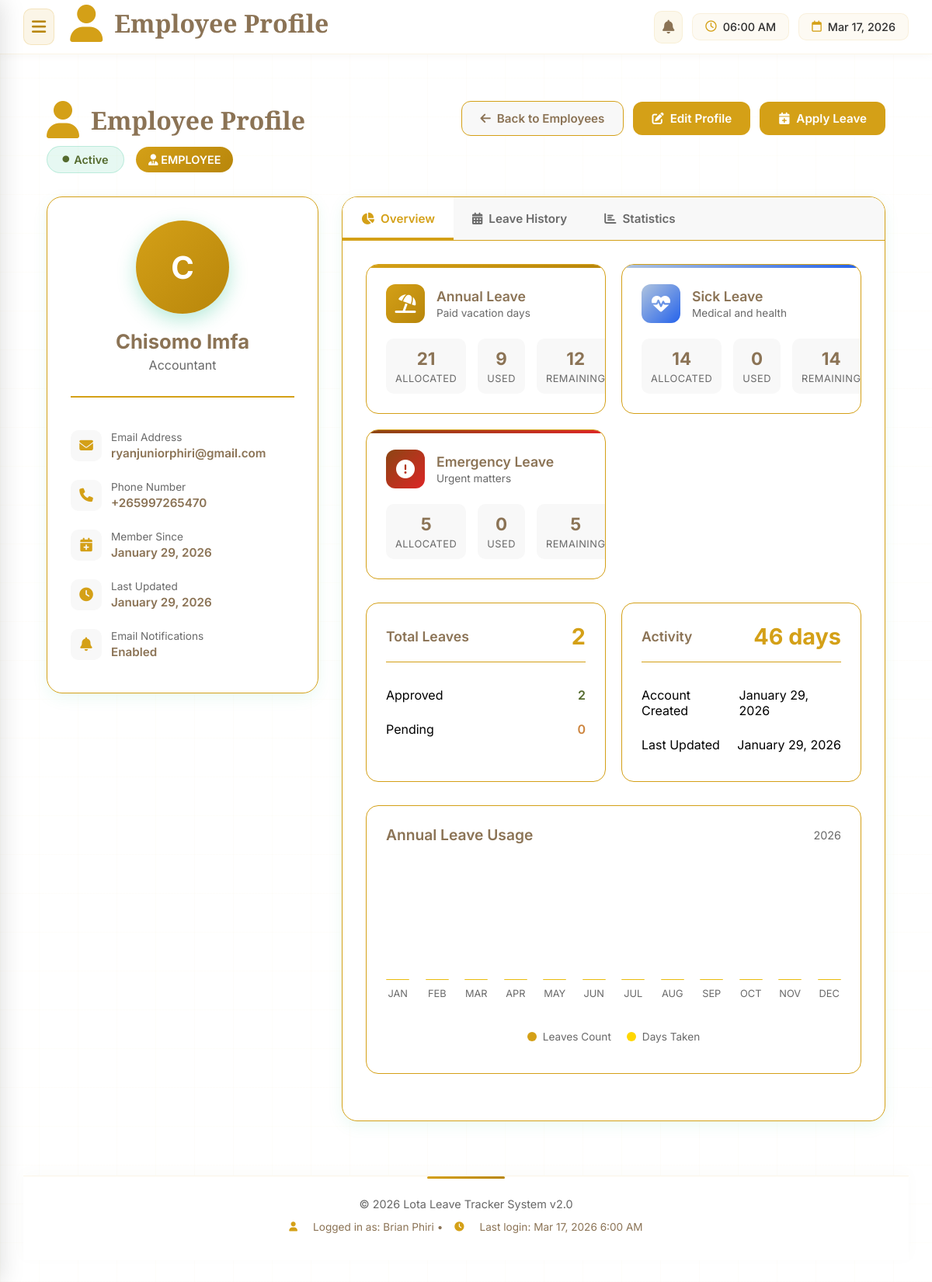
Screenshot of /view-employee.php?id=11 (signed in) with the database file from the repository.
### tables this page shows
CREATE TABLE `users` (
  `id` int(11) NOT NULL,
  `email` varchar(100) NOT NULL,
  `password` varchar(255) NOT NULL,
  `last_login` timestamp NULL DEFAULT NULL,
  `last_activity` timestamp NULL DEFAULT NULL,
  `full_name` varchar(100) NOT NULL,
  `role` enum('admin','ceo','employee') DEFAULT 'employee',
  `department` varchar(50) DEFAULT NULL,
  `position` varchar(50) DEFAULT NULL,
  `phone` varchar(20) DEFAULT NULL,
  `status` enum('active','inactive','pending') DEFAULT 'active',
  `password_change_required` tinyint(1) DEFAULT 0,
  `annual_leave_days` int(11) DEFAULT 21,
  `sick_leave_days` int(11) DEFAULT 14,
  `emergency_leave_days` int(11) DEFAULT 5,
  `created_at` timestamp NOT NULL DEFAULT current_timestamp(),
  `updated_at` timestamp NOT NULL DEFAULT current_timestamp() ON UPDATE current_timestamp(),
  `google_forms_email` varchar(100) DEFAULT NULL,
  `email_notifications` tinyint(1) DEFAULT 1,
  `leave_policy_id` int(11) DEFAULT NULL
);

### view-employee.php (the view, shortened to what the rows shown need)
<?php
$page_title = "Employee Profile";
require_once __DIR__ . '/includes/header.php';
$employee_id = intval($_GET['id']);
$pdo = getPDOConnection();
$employee = null;
$leave_balance = [];
if ($pdo) {
    try {
        $stmt = $pdo->prepare("
            SELECT
                u.*,
                DATE_FORMAT(u.created_at, '%M %d, %Y') as formatted_created,
                DATE_FORMAT(u.updated_at, '%M %d, %Y') as formatted_updated,
                DATE_FORMAT(u.last_login, '%M %d, %Y %h:%i %p') as formatted_last_login,
                (SELECT COUNT(*) FROM leaves WHERE user_id = u.id AND status = 'approved' AND YEAR(created_at) = YEAR(CURDATE())) as total_approved_leaves,
                (SELECT COUNT(*) FROM leaves WHERE user_id = u.id AND status = 'pending') as total_pending_leaves,
                (SELECT COUNT(*) FROM leaves WHERE user_id = u.id) as total_leaves
            FROM users u
            WHERE u.id = ? AND (u.role = 'employee' OR u.role = 'ceo')
        ");
        $stmt->execute([$employee_id]);
        $employee = $stmt->fetch(PDO::FETCH_ASSOC);
        $stmt = $pdo->prepare("
            SELECT
                SUM(CASE WHEN leave_type_id = 1 AND status = 'approved' THEN total_days ELSE 0 END) as used_annual,
                SUM(CASE WHEN leave_type_id = 2 AND status = 'approved' THEN total_days ELSE 0 END) as used_sick,
                SUM(CASE WHEN leave_type_id = 3 AND status = 'approved' THEN total_days ELSE 0 END) as used_emergency
            FROM leaves
            WHERE user_id = ? AND YEAR(created_at) = YEAR(CURDATE())
        ");
        $stmt->execute([$employee_id]);
        $used_leaves = $stmt->fetch(PDO::FETCH_ASSOC);
        $leave_balance = [
            'annual' => [
                'allocated' => $employee['annual_leave_days'],
                'used' => $used_leaves['used_annual'] ?? 0,
                'remaining' => $employee['annual_leave_days'] - ($used_leaves['used_annual'] ?? 0)
            ],
            'sick' => [
                'allocated' => $employee['sick_leave_days'],
                'used' => $used_leaves['used_sick'] ?? 0,
                'remaining' => $employee['sick_leave_days'] - ($used_leaves['used_sick'] ?? 0)
            ],
            'emergency' => [
                'allocated' => $employee['emergency_leave_days'],
                'used' => $used_leaves['used_emergency'] ?? 0,
                'remaining' => $employee['emergency_leave_days'] - ($used_leaves['used_emergency'] ?? 0)
            ]
        ];
    } catch (PDOException $e) {
        error_log("Error fetching employee details: " . $e->getMessage());
    }
}
?>
<div class="content-area">
    <div class="profile-container">
        <div class="page-header">
            <div>
                <h1 class="page-title">
                    <i class="fas fa-user"></i>
                    <?php echo $page_title; ?>
                </h1>
                <div class="employee-status">
                    <span class="status-badge <?php echo $employee['status'] === 'active' ? 'status-active' : 'status-inactive'; ?>">
                        <i class="fas fa-circle" style="font-size: 0.6em;"></i>
                        <?php echo ucfirst($employee['status']); ?>
                    </span>
                    <span class="role-badge">
                        <i class="fas fa-<?php echo $employee['role'] === 'ceo' ? 'crown' : 'user-tie'; ?>"></i>
                        <?php echo strtoupper($employee['role']); ?>
                    </span>
                </div>
            </div>
        </div>
        <div class="profile-grid">
            <div class="profile-card">
                <div class="profile-header">
                    <div class="profile-avatar">
                        <?php echo strtoupper(substr($employee['full_name'], 0, 1)); ?>
                    </div>
                    <div class="profile-name"><?php echo htmlspecialchars($employee['full_name']); ?></div>
                    <div class="profile-position"><?php echo htmlspecialchars($employee['position'] ?? 'Not specified'); ?></div>
                </div>
                <div class="profile-info">
                    <div class="info-item">
                        <div class="info-content">
                            <div class="info-label">Email Address</div>
                            <div class="info-value"><?php echo htmlspecialchars($employee['email']); ?></div>
                        </div>
                    </div>
                    <?php if ($employee['phone']): ?>
                    <div class="info-item">
                        <div class="info-icon">
                            <i class="fas fa-phone"></i>
                        </div>
                        <div class="info-content">
                            <div class="info-label">Phone Number</div>
                            <div class="info-value"><?php echo htmlspecialchars($employee['phone']); ?></div>
                        </div>
                    </div>
                    <?php endif; ?>
                </div>
            </div>
            <div class="profile-tabs">
                <div id="overviewTab" class="tab-content active">
                    <div class="balance-cards">
                        <div class="balance-card sick">
                            <div class="balance-stats">
                                <div class="stat-item">
                                    <div class="stat-value"><?php echo $leave_balance['sick']['allocated']; ?></div>
                                    <div class="stat-label">Allocated</div>
                                </div>
                                <div class="stat-item">
                                    <div class="stat-value"><?php echo $leave_balance['sick']['remaining']; ?></div>
                                    <div class="stat-label">Remaining</div>
                                </div>
                            </div>
                        </div>
                        <div class="balance-card emergency">
                            <div class="balance-stats">
                                <div class="stat-item">
                                    <div class="stat-value"><?php echo $leave_balance['emergency']['allocated']; ?></div>
                                    <div class="stat-label">Allocated</div>
                                </div>
                                <div class="stat-item">
                                    <div class="stat-value"><?php echo $leave_balance['emergency']['remaining']; ?></div>
                                    <div class="stat-label">Remaining</div>
                                </div>
                            </div>
                        </div>
                    </div>
                    <div class="stats-grid">
                        <div class="stat-card">
                            <div class="stat-card-header">
                                <div class="stat-card-title">Activity</div>
                                <div class="stat-card-value">
                                    <?php
                                        $days_since_created = $employee['created_at'] ?
                                            round((time() - strtotime($employee['created_at'])) / (60 * 60 * 24)) : 0;
                                        echo $days_since_created;
                                    ?> days
                                </div>
                            </div>
                        </div>
                    </div>
                </div>
            </div>
        </div>
    </div>
</div>
<?php
require_once __DIR__ . '/includes/footer.php';
?>

### rows the page displays
users: status "Active", role "EMPLOYEE", full_name "C", full_name "Chisomo Imfa", position "Accountant", email "ryanjuniorphiri@gmail.com", phone "+265997265470", sick_leave_days "14", emergency_leave_days "5", created_at "46"

### other values shown
$page_title "Employee Profile"
$employee['formatted_created'] "January 29, 2026"
$employee['formatted_updated'] "January 29, 2026"
$leave_balance['annual']['allocated'] "21"
$leave_balance['annual']['used'] "9"
$leave_balance['annual']['remaining'] "12"
$leave_balance['sick']['used'] "0"
$leave_balance['emergency']['used'] "0"
$employee['total_leaves'] "2"
$employee['total_approved_leaves'] "2"
$employee['total_pending_leaves'] "0"
$month_names[$month - 1] "JAN"
$month_names[$month - 1] "FEB"
$month_names[$month - 1] "MAR"
$month_names[$month - 1] "APR"
